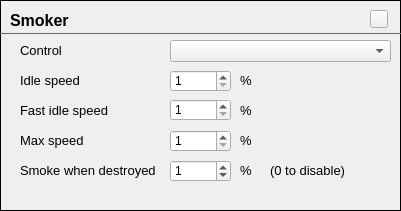
               <widget class="FrameContent" name="frmSmoker">
                <property name="geometry">
                 <rect>
                  <x>420</x>
                  <y>340</y>
                  <width>401</width>
                  <height>211</height>
                 </rect>
                </property>
                <property name="frameShape">
                 <enum>QFrame::Box</enum>
                </property>
                <widget class="QLabel" name="label_32">
                 <property name="geometry">
                  <rect>
                   <x>10</x>
                   <y>10</y>
                   <width>171</width>
                   <height>21</height>
                  </rect>
                 </property>
                 <property name="font">
                  <font>
                   <family>MS Shell Dlg 2</family>
                   <pointsize>12</pointsize>
                   <weight>75</weight>
                   <bold>true</bold>
                  </font>
                 </property>
                 <property name="styleSheet">
                  <string notr="true"/>
                 </property>
                 <property name="text">
                  <string>Smoker</string>
                 </property>
                </widget>
                <widget class="QLabel" name="lblSmokerIdle">
                 <property name="geometry">
                  <rect>
                   <x>20</x>
                   <y>70</y>
                   <width>101</width>
                   <height>21</height>
                  </rect>
                 </property>
                 <property name="font">
                  <font>
                   <pointsize>10</pointsize>
                  </font>
                 </property>
                 <property name="text">
                  <string>Idle speed</string>
                 </property>
                </widget>
                <widget class="QSpinBox" name="spinSmokerIdle">
                 <property name="geometry">
                  <rect>
                   <x>170</x>
                   <y>70</y>
                   <width>61</width>
                   <height>22</height>
                  </rect>
                 </property>
                 <property name="minimum">
                  <number>1</number>
                 </property>
                 <property name="maximum">
                  <number>100</number>
                 </property>
                </widget>
                <widget class="QSpinBox" name="spinSmokerFastIdle">
                 <property name="geometry">
                  <rect>
                   <x>170</x>
                   <y>99</y>
                   <width>61</width>
                   <height>22</height>
                  </rect>
                 </property>
                 <property name="minimumSize">
                  <size>
                   <width>0</width>
                   <height>0</height>
                  </size>
                 </property>
                 <property name="maximumSize">
                  <size>
                   <width>16777215</width>
                   <height>16777215</height>
                  </size>
                 </property>
                 <property name="minimum">
                  <number>1</number>
                 </property>
                 <property name="maximum">
                  <number>100</number>
                 </property>
                </widget>
                <widget class="QLabel" name="lblSmokerFastIdle">
                 <property name="geometry">
                  <rect>
                   <x>20</x>
                   <y>100</y>
                   <width>121</width>
                   <height>21</height>
                  </rect>
                 </property>
                 <property name="font">
                  <font>
                   <pointsize>10</pointsize>
                  </font>
                 </property>
                 <property name="text">
                  <string>Fast idle speed</string>
                 </property>
                </widget>
                <widget class="QLabel" name="lblSmokerMax">
                 <property name="geometry">
                  <rect>
                   <x>20</x>
                   <y>130</y>
                   <width>91</width>
                   <height>21</height>
                  </rect>
                 </property>
                 <property name="font">
                  <font>
                   <pointsize>10</pointsize>
                  </font>
                 </property>
                 <property name="text">
                  <string>Max speed</string>
                 </property>
                </widget>
                <widget class="QSpinBox" name="spinSmokerMax">
                 <property name="geometry">
                  <rect>
                   <x>170</x>
                   <y>130</y>
                   <width>61</width>
                   <height>22</height>
                  </rect>
                 </property>
                 <property name="minimum">
                  <number>1</number>
                 </property>
                 <property name="maximum">
                  <number>100</number>
                 </property>
                 <property name="value">
                  <number>1</number>
                 </property>
                </widget>
                <widget class="QFrame" name="frame_9">
                 <property name="geometry">
                  <rect>
                   <x>0</x>
                   <y>23</y>
                   <width>401</width>
                   <height>20</height>
                  </rect>
                 </property>
                 <property name="styleSheet">
                  <string notr="true">color: #666;</string>
                 </property>
                 <property name="frameShape">
                  <enum>QFrame::HLine</enum>
                 </property>
                 <property name="frameShadow">
                  <enum>QFrame::Plain</enum>
                 </property>
                </widget>
                <widget class="HelpButton" name="hpbSmoker">
                 <property name="geometry">
                  <rect>
                   <x>370</x>
                   <y>10</y>
                   <width>18</width>
                   <height>18</height>
                  </rect>
                 </property>
                 <property name="maximumSize">
                  <size>
                   <width>18</width>
                   <height>18</height>
                  </size>
                 </property>
                 <property name="text">
                  <string/>
                 </property>
                </widget>
                <widget class="QLabel" name="lblSmokerIdle2">
                 <property name="geometry">
                  <rect>
                   <x>240</x>
                   <y>70</y>
                   <width>21</width>
                   <height>21</height>
                  </rect>
                 </property>
                 <property name="font">
                  <font>
                   <pointsize>10</pointsize>
                  </font>
                 </property>
                 <property name="text">
                  <string>%</string>
                 </property>
                </widget>
                <widget class="QLabel" name="lblSmokerFastIdle2">
                 <property name="geometry">
                  <rect>
                   <x>240</x>
                   <y>100</y>
                   <width>21</width>
                   <height>21</height>
                  </rect>
                 </property>
                 <property name="font">
                  <font>
                   <pointsize>10</pointsize>
                  </font>
                 </property>
                 <property name="text">
                  <string>%</string>
                 </property>
                </widget>
                <widget class="QLabel" name="lblSmokerMax2">
                 <property name="geometry">
                  <rect>
                   <x>240</x>
                   <y>130</y>
                   <width>21</width>
                   <height>21</height>
                  </rect>
                 </property>
                 <property name="font">
                  <font>
                   <pointsize>10</pointsize>
                  </font>
                 </property>
                 <property name="text">
                  <string>%</string>
                 </property>
                </widget>
                <widget class="QLabel" name="lblSmokerControl">
                 <property name="geometry">
                  <rect>
                   <x>20</x>
                   <y>40</y>
                   <width>81</width>
                   <height>21</height>
                  </rect>
                 </property>
                 <property name="font">
                  <font>
                   <pointsize>10</pointsize>
                  </font>
                 </property>
                 <property name="text">
                  <string>Control</string>
                 </property>
                </widget>
                <widget class="QComboBox" name="cboSmokerControl">
                 <property name="geometry">
                  <rect>
                   <x>170</x>
                   <y>40</y>
                   <width>221</width>
                   <height>22</height>
                  </rect>
                 </property>
                </widget>
                <widget class="QLabel" name="lblSmokeDestroyed">
                 <property name="geometry">
                  <rect>
                   <x>20</x>
                   <y>160</y>
                   <width>141</width>
                   <height>21</height>
                  </rect>
                 </property>
                 <property name="font">
                  <font>
                   <pointsize>10</pointsize>
                  </font>
                 </property>
                 <property name="text">
                  <string>Smoke when destroyed</string>
                 </property>
                </widget>
                <widget class="QSpinBox" name="spinSmokeDestroyed">
                 <property name="geometry">
                  <rect>
                   <x>170</x>
                   <y>160</y>
                   <width>61</width>
                   <height>22</height>
                  </rect>
                 </property>
                 <property name="minimum">
                  <number>0</number>
                 </property>
                 <property name="maximum">
                  <number>100</number>
                 </property>
                 <property name="value">
                  <number>1</number>
                 </property>
                </widget>
                <widget class="QLabel" name="lblSmokeDestroyed2">
                 <property name="geometry">
                  <rect>
                   <x>240</x>
                   <y>160</y>
                   <width>21</width>
                   <height>21</height>
                  </rect>
                 </property>
                 <property name="font">
                  <font>
                   <pointsize>10</pointsize>
                  </font>
                 </property>
                 <property name="text">
                  <string>%</string>
                 </property>
                </widget>
                <widget class="QLabel" name="lblSmokeDestroyed3">
                 <property name="geometry">
                  <rect>
                   <x>270</x>
                   <y>160</y>
                   <width>81</width>
                   <height>21</height>
                  </rect>
                 </property>
                 <property name="font">
                  <font>
                   <pointsize>10</pointsize>
                  </font>
                 </property>
                 <property name="text">
                  <string>(0 to disable)</string>
                 </property>
                </widget>
               </widget>
